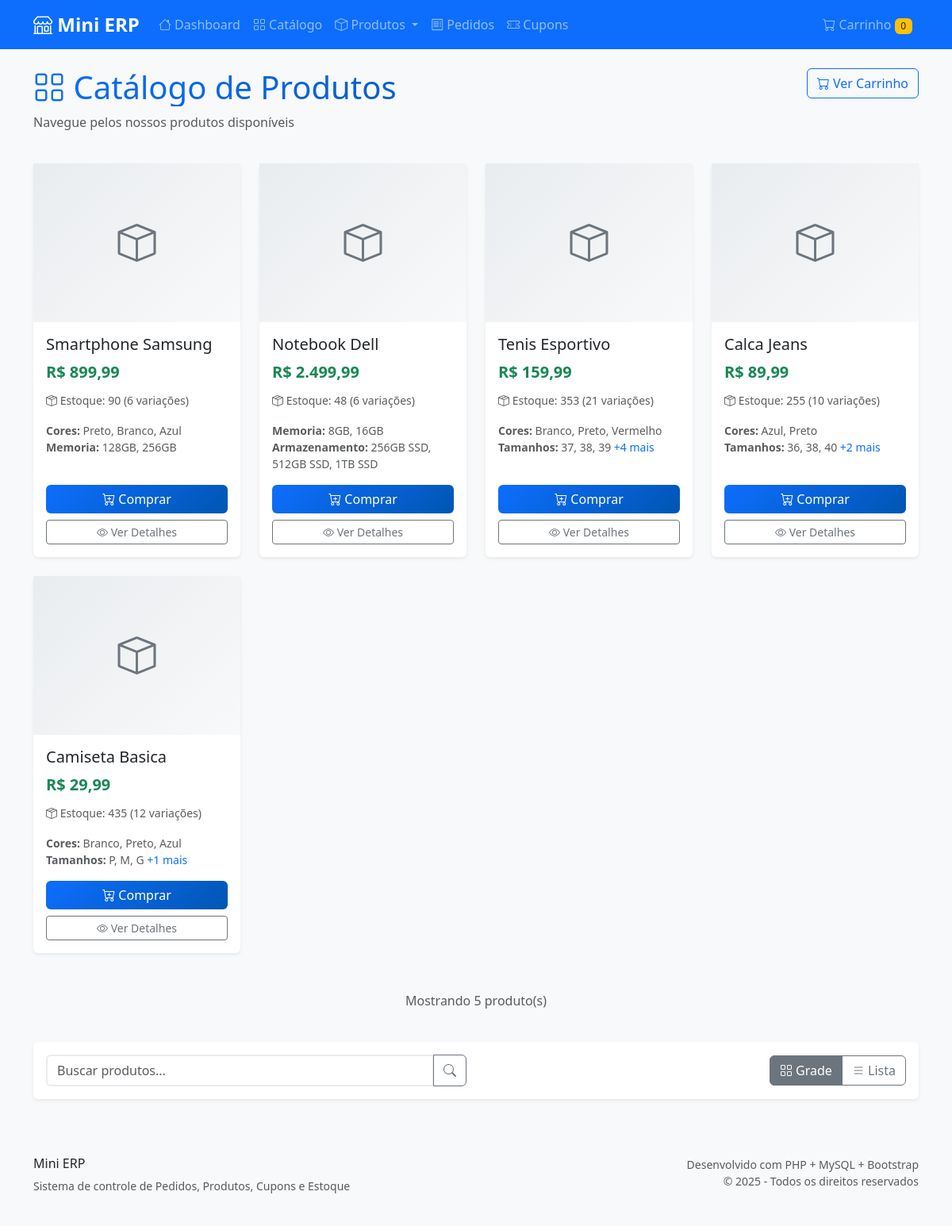
The page /?p=home&a=catalog on the database its author committed.
### tables this page shows
CREATE TABLE produtos (
    id INT AUTO_INCREMENT PRIMARY KEY,
    nome VARCHAR(255) NOT NULL,
    preco DECIMAL(10,2) NOT NULL,
    variacoes JSON DEFAULT NULL,
    created_at TIMESTAMP DEFAULT CURRENT_TIMESTAMP,
    updated_at TIMESTAMP DEFAULT CURRENT_TIMESTAMP ON UPDATE CURRENT_TIMESTAMP
);

### app/controllers/HomeController.php (called while the page is built, shortened)
<?php
require_once __DIR__ . '/../models/Product.php';
class HomeController extends BaseController {
    public function catalog() {
        try {
            $productModel = new Product();
            $products = $productModel->getProductsWithStock();
            $this->view('home/catalog', [
                'title' => 'Catálogo de Produtos',
                'products' => $products
            ]);
        } catch (Exception $e) {
            $this->setFlashMessage('error', 'Erro ao carregar catálogo: ' . $e->getMessage());
            $this->view('home/catalog', [
                'title' => 'Catálogo de Produtos',
                'products' => []
            ]);
        }
    }
}

### index.php (called while the page is built, shortened)
<?php
require_once __DIR__ . '/config/config.php';
try {
    $controllerInstance = new $controllerClass();
    $controllerInstance->$action();
} catch (Exception $e) {
    http_response_code(404);
    echo "<h1>Erro 404</h1>";
    echo "<p>" . htmlspecialchars($e->getMessage()) . "</p>";
    echo "<a href='".BASE_URL."'>Voltar ao início</a>";
}

### config/Database.php (called while the page is built, shortened)
<?php
class Database {
    private static $instance = null;
    private $connection;
    private $host = 'localhost:3307';
    private $database = 'mini_erp';
    private $username = 'root';
    private $password = '';
    private function __construct() {
        try {
            $this->connection = new PDO(
                "mysql:host={$this->host};dbname={$this->database};charset=utf8mb4",
                $this->username,
                $this->password,
                [
                    PDO::ATTR_ERRMODE => PDO::ERRMODE_EXCEPTION,
                    PDO::ATTR_DEFAULT_FETCH_MODE => PDO::FETCH_ASSOC,
                    PDO::ATTR_EMULATE_PREPARES => false
                ]
            );
            return;
        } catch (PDOException $e) {
        }
        die("Erro na conexão com o banco de dados: Não foi possível conectar nas portas 3306 ou 3307.");
    }
    public static function getInstance() {
        if (self::$instance === null) {
            self::$instance = new self();
        }
        return self::$instance;
    }
    public function getConnection() {
        return $this->connection;
    }
}

### app/models/BaseModel.php (called while the page is built, shortened)
<?php
require_once __DIR__ . '/../../config/Database.php';
abstract class BaseModel {
    public function __construct() {
        $this->db = Database::getInstance()->getConnection();
    }
}

### app/models/Product.php (called while the page is built, shortened)
<?php
require_once 'BaseModel.php';
class Product extends BaseModel {
    public function getProductsWithStock() {
        $sql = "SELECT p.*,
                       SUM(e.quantidade) as estoque_total,
                       COUNT(e.id) as variacoes_count
                FROM produtos p
                LEFT JOIN estoque e ON p.id = e.produto_id
                GROUP BY p.id
                ORDER BY p.id DESC";
        $stmt = $this->db->prepare($sql);
        $stmt->execute();
        return $stmt->fetchAll();
    }
}

### app/views/home/catalog.php (the view, shortened to what this page needs)
<div class="row mb-4">
    <div class="col-md-8">
        <h1 class="text-gradient">
            <i class="bi bi-grid"></i> Catálogo de Produtos
        </h1>
        <p class="text-muted">Navegue pelos nossos produtos disponíveis</p>
    </div>
    <div class="col-md-4 text-md-end">
        <a href="<?php echo BASE_URL;?>/?p=cart&a=viewCart" class="btn btn-outline-primary">
            <i class="bi bi-cart"></i> Ver Carrinho
        </a>
    </div>
</div>
<?php if (!empty($products)): ?>
    <div class="row">
        <?php foreach ($products as $product): ?>
            <div class="col-md-4 col-lg-3 mb-4">
                <div class="card product-card h-100">
                    <div class="product-image">
                        <i class="bi bi-box"></i>
                    </div>
                    <div class="card-body d-flex flex-column">
                        <h5 class="card-title"><?= htmlspecialchars($product['nome']) ?></h5>
                        <div class="mb-2">
                            <span class="price-tag">R$ <?= number_format($product['preco'], 2, ',', '.') ?></span>
                        </div>
                        <div class="mb-3">
                            <small class="text-muted">
                                <i class="bi bi-box-seam"></i>
                                Estoque: <?= $product['estoque_total'] ?? 0 ?>
                                <?php if ($product['variacoes_count'] > 1): ?>
                                    (<?= $product['variacoes_count'] ?> variações)
                                <?php endif; ?>
                            </small>
                        </div>
                        <?php if ($product['variacoes']): ?>
                            <?php
                                $variacoes = json_decode($product['variacoes'], true);
                            ?>
                            <?php if (!empty($variacoes)): ?>
                                <div class="mb-3">
                                    <?php foreach ($variacoes as $tipo => $opcoes): ?>
                                        <small class="d-block text-muted">
                                            <strong><?= ucfirst($tipo) ?>:</strong>
                                            <?= implode(', ', array_slice($opcoes, 0, 3)) ?>
                                            <?php if (count($opcoes) > 3): ?>
                                                <span class="text-primary">+<?= count($opcoes) - 3 ?> mais</span>
                                            <?php endif; ?>
                                        </small>
                                    <?php endforeach; ?>
                                </div>
                            <?php endif; ?>
                        <?php endif; ?>
                        <div class="mt-auto">
                            <?php if ($product['estoque_total'] > 0): ?>
                                <div class="d-grid gap-2">
                                    <a href="<?php echo BASE_URL;?>/?p=product&a=viewProduct&id=<?= $product['id'] ?>"
                                       class="btn btn-primary">
                                        <i class="bi bi-cart-plus"></i> Comprar
                                    </a>
                                    <a href="<?php echo BASE_URL;?>/?p=product&a=viewProduct&id=<?= $product['id'] ?>"
                                       class="btn btn-outline-secondary btn-sm">
                                        <i class="bi bi-eye"></i> Ver Detalhes
                                    </a>
                                </div>
                            <?php endif; ?>
                        </div>
                    </div>
                </div>
            </div>
        <?php endforeach; ?>
    </div>
    <div class="row mt-4">
        <div class="col text-center">
            <p class="text-muted">
                Mostrando <?= count($products) ?> produto(s)
            </p>
        </div>
    </div>
<?php endif; ?>
<div class="row mt-4">
    <div class="col">
        <div class="card">
            <div class="card-body">
                <div class="row align-items-center">
                    <div class="col-md-6">
                        <div class="input-group">
                            <input type="text" class="form-control" placeholder="Buscar produtos..." id="search-products">
                            <button class="btn btn-outline-secondary" type="button">
                                <i class="bi bi-search"></i>
                            </button>
                        </div>
                    </div>
                    <div class="col-md-6 text-md-end mt-2 mt-md-0">
                        <div class="btn-group" role="group">
                            <button type="button" class="btn btn-outline-secondary active">
                                <i class="bi bi-grid"></i> Grade
                            </button>
                            <button type="button" class="btn btn-outline-secondary">
                                <i class="bi bi-list"></i> Lista
                            </button>
                        </div>
                    </div>
                </div>
            </div>
        </div>
    </div>
</div>
<?php
include __DIR__ . '/../layout.php';
?>

### public/css/style.css (style rules this page uses)
:root { --primary-color: #0d6efd; --secondary-color: #6c757d; --success-color: #198754; --danger-color: #dc3545; --warning-color: #ffc107; --info-color: #0dcaf0; }
body { font-family: 'Segoe UI', Tahoma, Geneva, Verdana, sans-serif; background-color: #f8f9fa; }
.card { border: none; box-shadow: 0 0.125rem 0.25rem rgba(0, 0, 0, 0.075); transition: all 0.3s ease; }
.btn { font-weight: 500; transition: all 0.3s ease; }
.btn-primary { background: linear-gradient(135deg, var(--primary-color), #0056b3); border: none; }
.form-control, .form-select { border: 2px solid #e9ecef; transition: all 0.3s ease; }
.product-card { transition: all 0.3s ease; height: 100%; }
.product-image { height: 200px; background: linear-gradient(135deg, #e9ecef, #f8f9fa); display: flex; align-items: center; justify-content: center; font-size: 3rem; color: #6c757d; }
.price-tag { font-size: 1.25rem; font-weight: 700; color: var(--success-color); }
.text-gradient { background: linear-gradient(135deg, var(--primary-color), #0056b3); -webkit-background-clip: text; -webkit-text-fill-color: transparent; background-clip: text; }

### rows shown on the page
produtos: nome "Smartphone Samsung", preco "899,99", estoque_total "90", variacoes_count "6", tipo "Cores", opcoes "Preto, Branco, Azul", tipo "Memoria", opcoes "128GB, 256GB"
produtos: nome "Notebook Dell", preco "2.499,99", estoque_total "48", variacoes_count "6", tipo "Memoria", opcoes "8GB, 16GB", tipo "Armazenamento", opcoes "256GB SSD, 512GB SSD, 1TB SSD"
produtos: nome "Tenis Esportivo", preco "159,99", estoque_total "353", variacoes_count "21", tipo "Cores", opcoes "Branco, Preto, Vermelho", tipo "Tamanhos", opcoes "37, 38, 39", count($opcoes) - 3 "4"
produtos: nome "Calca Jeans", preco "89,99", estoque_total "255", variacoes_count "10", tipo "Cores", opcoes "Azul, Preto", tipo "Tamanhos", opcoes "36, 38, 40", count($opcoes) - 3 "2"
produtos: nome "Camiseta Basica", preco "29,99", estoque_total "435", variacoes_count "12", tipo "Cores", opcoes "Branco, Preto, Azul", tipo "Tamanhos", opcoes "P, M, G", count($opcoes) - 3 "1"

### other values the page prints
count($products) "5"
